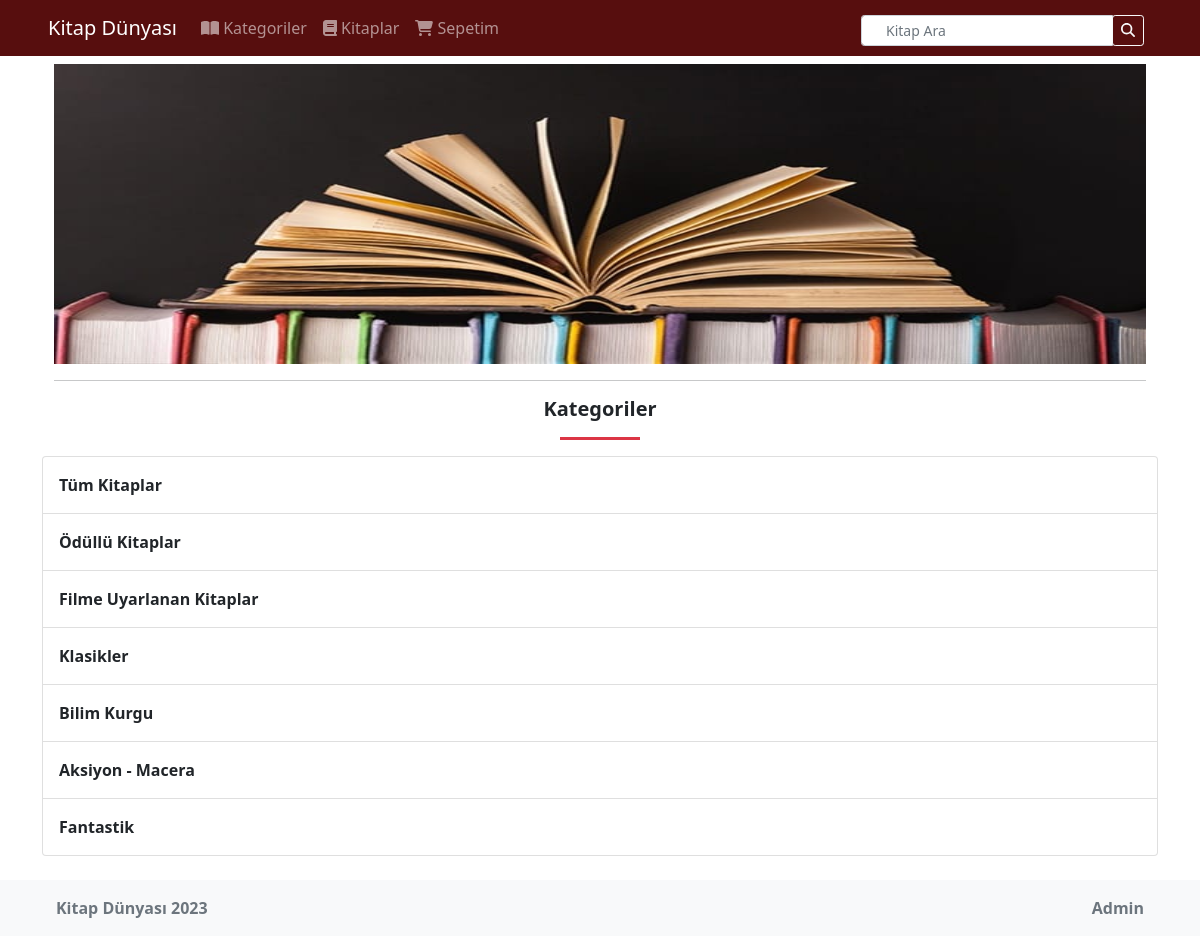
Page /category_list.php on the committed database.
### tables this page shows
CREATE TABLE `category` (
  `categoryid` int(11) NOT NULL,
  `category_name` varchar(255) NOT NULL
);

### category_list.php (the view, shortened to what this page needs)
<?php
	$conn = db_connect();
	$query = "SELECT * FROM category ORDER BY categoryid";
	$result = mysqli_query($conn, $query);
	require "./template/header.php";
?>
	<div class="book-img container-fluid">
        <img src="./bootstrap/img/20230102-kitap.jpg" style="width:100%; height:300px; "><br>
        <hr>
    </div>
	<div class="h5 fw-bolder text-center">Kategoriler</div>
	<center>
        <hr class="bg-danger" style="width:5em;height:3px;opacity:1">
    </center>
	<div class="list-group">
		<a class="list-group-item list-group-item-action py-3 fw-bolder" href="books.php">Tüm Kitaplar</a>
	<?php
		while($row = mysqli_fetch_assoc($result)){
	?>
		<a class="list-group-item list-group-item-action py-3 fw-bolder" href="bookPerCat.php?catid=<?php echo $row['categoryid']; ?>">
			<?php echo $row['category_name']; ?>
		</a>
	<?php } ?>
	</div>
<?php
	require "./template/footer.php";
?>

### rows in the picture
category: category_name "Ödüllü Kitaplar"
category: category_name "Filme Uyarlanan Kitaplar"
category: category_name "Klasikler"
category: category_name "Bilim Kurgu"
category: category_name "Aksiyon - Macera"
category: category_name "Fantastik"
